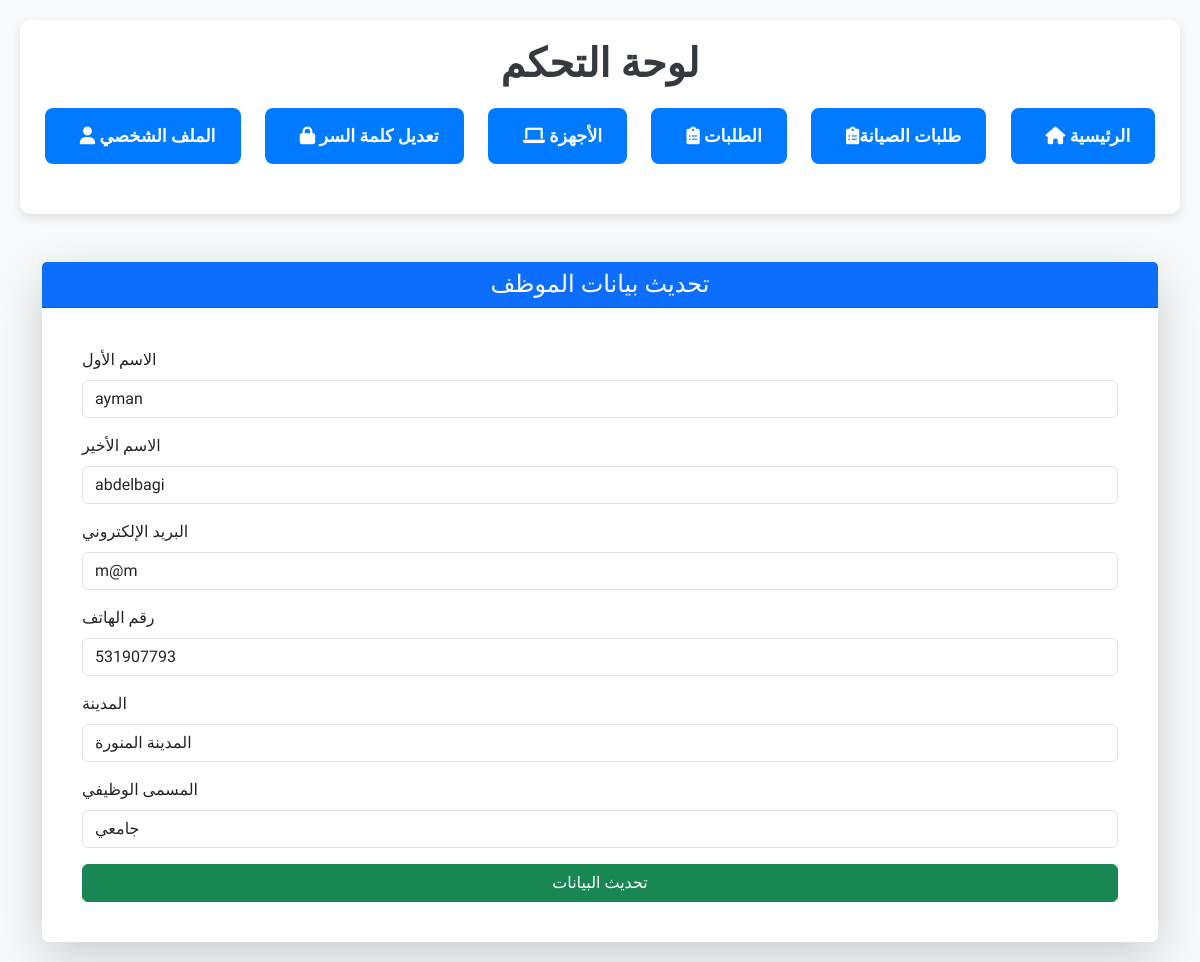
Page /emp/profail.php (signed in) on the earlier database version.
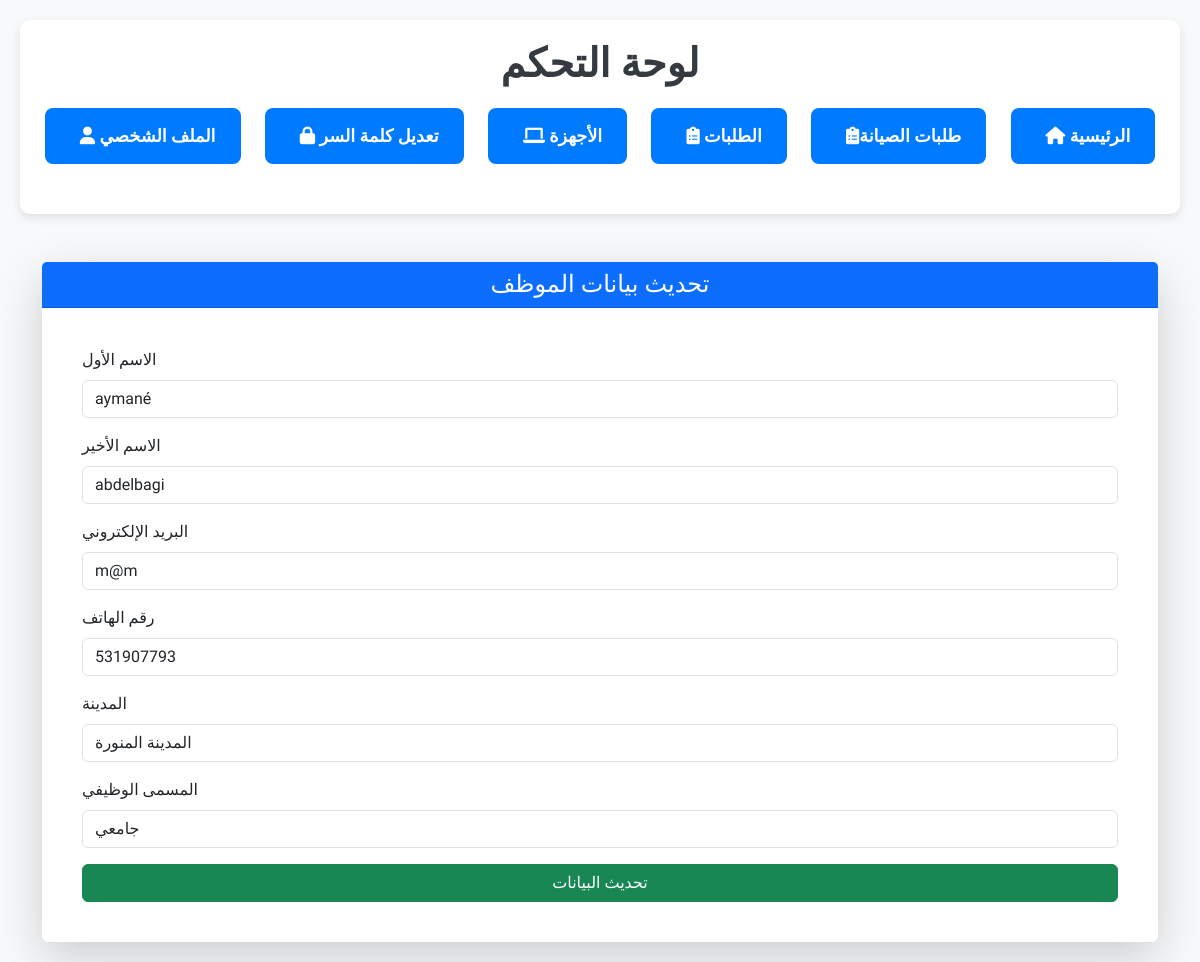
Same page on the later database version.
### tables this page shows
CREATE TABLE `emp` (
  `id` int NOT NULL,
  `first_name` varchar(255) NOT NULL,
  `last_name` varchar(255) NOT NULL,
  `email` varchar(255) NOT NULL,
  `password` varchar(255) NOT NULL,
  `phone` int NOT NULL,
  `city` varchar(255) NOT NULL,
  `job_title` varchar(255) NOT NULL,
  `created_by` int NOT NULL,
  `created_at` timestamp NOT NULL DEFAULT CURRENT_TIMESTAMP ON UPDATE CURRENT_TIMESTAMP
);

### emp/profail.php (the view, shortened to what this page needs)
<?php
include '../db.php';
$employee_id = $_SESSION['user_id'];
$query = "SELECT * FROM emp WHERE id = ?";
$stmt = $conn->prepare($query);
$stmt->bind_param("i", $employee_id);
$stmt->execute();
$employee = $stmt->get_result()->fetch_assoc();
?>
<!DOCTYPE html>
<html lang="ar">
<head>
    <link href="https://cdnjs.cloudflare.com/ajax/libs/font-awesome/6.0.0-beta3/css/all.min.css" rel="stylesheet">
    <link href="https://cdn.jsdelivr.net/npm/bootstrap@5.3.0-alpha3/dist/css/bootstrap.min.css" rel="stylesheet">
</head>
<body>
    <div class="dashboard">
        <h1>لوحة التحكم</h1>
        <div class="link-control">
            <a href="profail.php"><i class="fas fa-user"></i> الملف الشخصي</a>
            <a href="password.php"><i class="fas fa-lock"></i> تعديل كلمة السر</a>
            <a href="device.php"><i class="fas fa-laptop"></i> الأجهزة</a>
            <a href="requests.php"><i class="fas fa-clipboard-list"></i> الطلبات</a>
            <a href="maintenance_requests.php"><i class="fas fa-clipboard-list"></i>طلبات الصيانة</a>
            <a href="../index.php"><i class="fas fa-home"></i> الرئيسية</a>
        </div>
    </div>
    <div class="container mt-5">
    <div class="card shadow-lg border-0">
        <div class="card-header bg-primary text-white">
            <h4 class="text-center mb-0">تحديث بيانات الموظف</h4>
        </div>
        <div class="card-body">
            <form method="POST" class="p-4">
                <div class="mb-3">
                    <label for="first_name" class="form-label">الاسم الأول</label>
                    <input type="text" name="first_name" id="first_name" class="form-control" placeholder="أدخل الاسم الأول" value="<?php echo htmlspecialchars($employee['first_name']); ?>" required>
                </div>
                <div class="mb-3">
                    <label for="last_name" class="form-label">الاسم الأخير</label>
                    <input type="text" name="last_name" id="last_name" class="form-control" placeholder="أدخل الاسم الأخير" value="<?php echo htmlspecialchars($employee['last_name']); ?>" required>
                </div>
                <div class="mb-3">
                    <label for="email" class="form-label">البريد الإلكتروني</label>
                    <input type="email" name="email" id="email" class="form-control" placeholder="أدخل البريد الإلكتروني" value="<?php echo htmlspecialchars($employee['email']); ?>" required>
                </div>
                <div class="mb-3">
                    <label for="phone" class="form-label">رقم الهاتف</label>
                    <input type="text" name="phone" id="phone" class="form-control" placeholder="أدخل رقم الهاتف" value="<?php echo htmlspecialchars($employee['phone']); ?>" required>
                </div>
                <div class="mb-3">
                    <label for="city" class="form-label">المدينة</label>
                    <input type="text" name="city" id="city" class="form-control" placeholder="أدخل المدينة" value="<?php echo htmlspecialchars($employee['city']); ?>" required>
                </div>
                <div class="mb-3">
                    <label for="job_title" class="form-label">المسمى الوظيفي</label>
                    <input type="text" name="job_title" id="job_title" class="form-control" placeholder="أدخل المسمى الوظيفي" value="<?php echo htmlspecialchars($employee['job_title']); ?>" required>
                </div>
                <button type="submit" name="update_profile" class="btn btn-success w-100">تحديث البيانات</button>
            </form>
        </div>
    </div>
</div>
</body>
</html>

Differences in the rows shown:
changed emp "abdelbagi": first_name "ayman" → "aymané"
